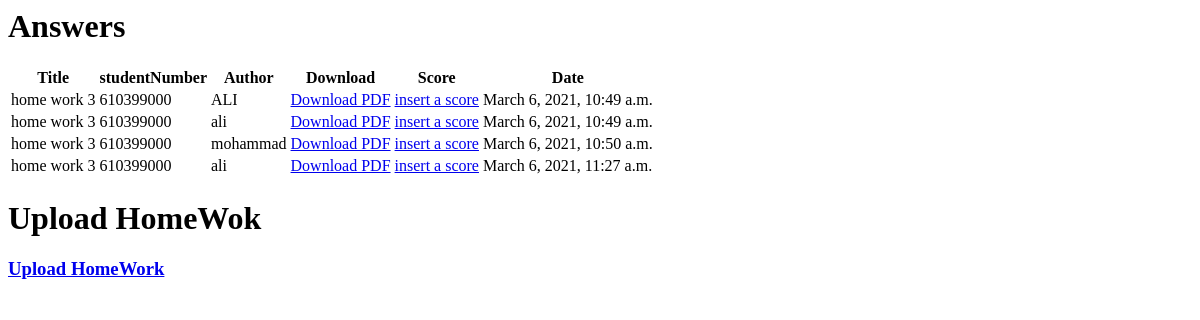
Page /HomeWorks/ on the earlier database version.
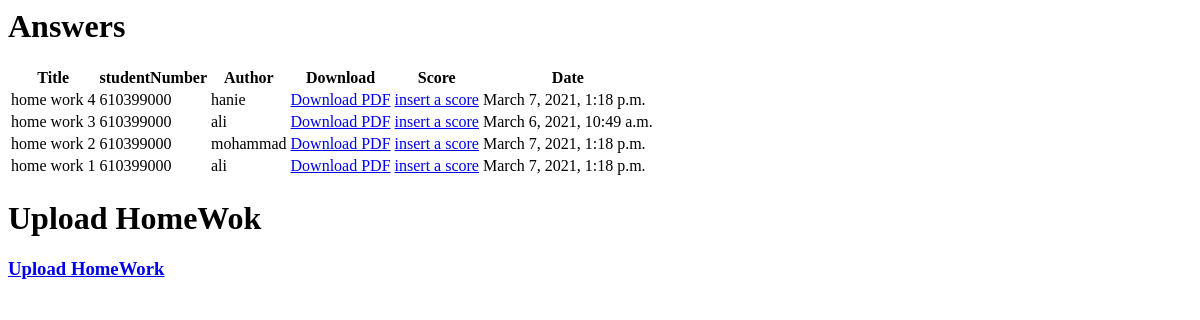
Same page on the later database version.
### my_app/models.py (models this page shows, shortened)
class Answer(models.Model):
    title = models.CharField(max_length=100)
    studentNumber= models.IntegerField(null=True)
    author = models.CharField(max_length=100)
    pdf = models.FileField(upload_to='HomeWorks/pdfs/')
    Date= models.DateTimeField(auto_now=True,null=True)

### my_app/views.py (the view)
# urls.py: path('HomeWorks/', views.HomeWorks.as_view(), name='HomeWorks'),
class HomeWorks(ListView):
    model = Answer
    template_name = 'my_app/HomeWorks.html'
    context_object_name = 'answers'

### my_app/templates/my_app/HomeWorks.html (shortened to what this page needs)
{% block content %}
  <h1>Answers</h1>
  <table class="table">
    <thead>
      <tr>
        <th>Title</th>
        <th>studentNumber</th>
        <th>Author</th>
        <th>Download</th>
        <th>Score</th>
        <th>Date</th>
      </tr>
    </thead>
    <tbody>
      {% for answer in answers %}
        <tr>
          <td>{{answer.title }}</td>
          <td>{{answer.studentNumber }}</td>
          <td>{{answer.author }}</td>
          <td>
            <a href="{{answer.pdf.url }}" class="btn btn-primary btn-sm" target="_blank">
              Download PDF
            </a>
          </td>
          <td>
            <a href="{% url 'score_professor' %}"> insert a score</a>
          </td>
          <td>{{answer.Date }}</td>
        </tr>
      {% endfor %}
    </tbody>
  </table>
{% endblock %}
<!DOCTYPE html>
<html lang="en">
<head>
</head>
<body>
<h1 >Upload HomeWok </h1>
<a href="{% url 'Upload_HomeWork' %}"> <h3>Upload HomeWork </h3></a>
</body>
</html>

Differences in the rows shown:
changed Answer: title "home work 3" → "home work 4"; author "ALI" → "hanie"; Date "March 6, 2021, 10:49 a.m." → "March 7, 2021, 1:18 p.m."
changed Answer "mohammad": title "home work 3" → "home work 2"; Date "March 6, 2021, 10:50 a.m." → "March 7, 2021, 1:18 p.m."
changed Answer: title "home work 3" → "home work 1"; Date "March 6, 2021, 11:27 a.m." → "March 7, 2021, 1:18 p.m."
